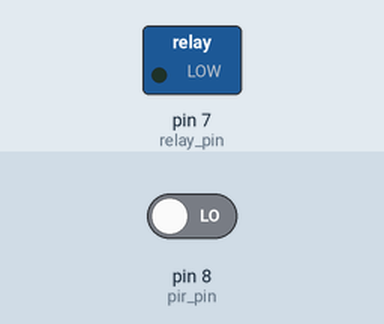
Simulated run of this sketch. Board: Arduino Uno, built with avr-gcc and run on an emulated ATmega328P. On the bench: switched loads named in the sketch (green lamp = pin HIGH). The test bench sets the inputs (shaded band); at power-on: pin 8 (pir_pin) LOW. What the sketch prints to the serial monitor is not drawn.

Above: at 1.2 s.
1.3 s: pin 8 (pir_pin) driven HIGH
At 2.0 s:
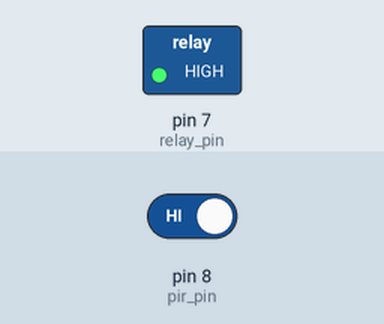
2.8 s: pin 8 (pir_pin) driven LOW
At 3.1 s:
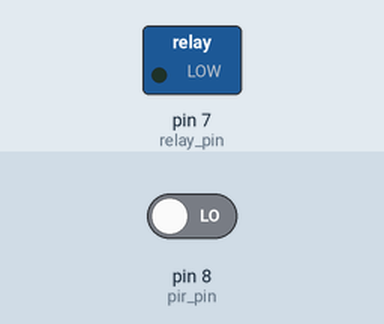
Timing chart, 0 to 5.8 s (numbered marks = the images above; inputs shaded):
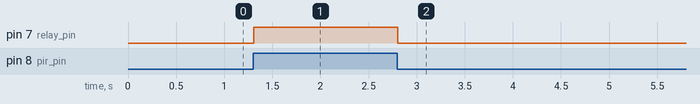

Measured:
- after the input at 1.3 s, pin 7 (relay_pin): LOW → HIGH at once
- after the input at 2.8 s, pin 7 (relay_pin): HIGH → LOW at once

The sketch:

Program034smart_lamp_pir.ino
```cpp
int pir_pin=8;
int relay_pin=7;
int pir_value;

void setup() {
  pinMode(pir_pin, INPUT);
  pinMode(relay_pin, OUTPUT);
  digitalWrite(relay_pin, LOW);
  Serial.begin(9600);
}

void loop() {
  pir_value= digitalRead(pir_pin);
  Serial.println(pir_value);
  if(pir_value==1){
    digitalWrite(relay_pin, HIGH);
  } else {
    digitalWrite(relay_pin, LOW);
  }
}
```
